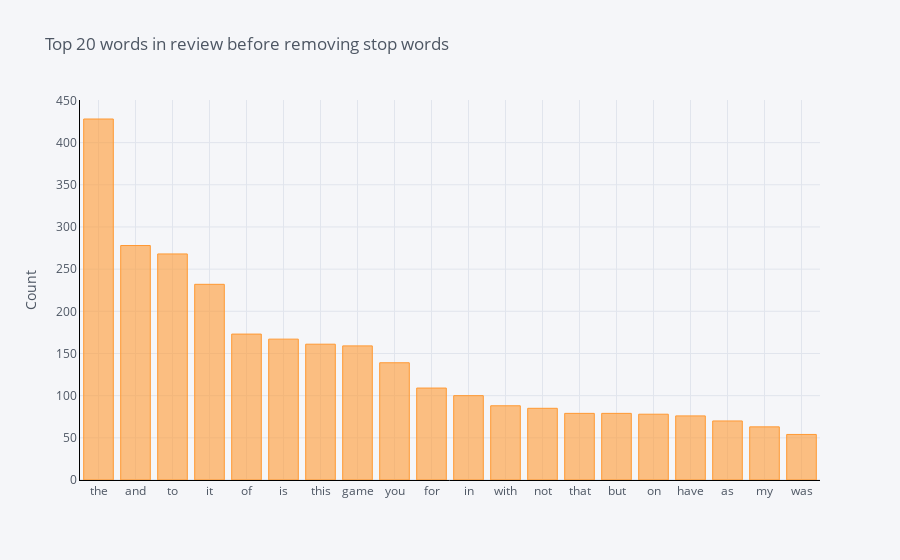

Source (notebook cell):
### Code cell
#The distribution of top unigrams before removing stop words

def get_top_n_words(corpus, n=None):
    vec = CountVectorizer().fit(corpus)
    bag_of_words = vec.transform(corpus)
    sum_words = bag_of_words.sum(axis=0) 
    words_freq = [(word, sum_words[0, idx]) for word, idx in vec.vocabulary_.items()]
    words_freq =sorted(words_freq, key = lambda x: x[1], reverse=True)
    return words_freq[:n]

common_words = get_top_n_words(Corpus['reviewText'], 20)
# for word, freq in common_words:
#     print(word, freq)
    
df1 = pd.DataFrame(common_words, columns = ['reviewText' , 'count'])
df1.groupby('reviewText').sum()['count'].sort_values(ascending=False).iplot(
    kind='bar', yTitle='Count', linecolor='black', title='Top 20 words in review before removing stop words')

### Figure 1 — Plotly figure (JSON) as saved in the notebook; plotly's stock layout.template omitted (floating-point values rounded to 4 significant figures)
{"data": [{"marker": {"color": "rgba(255, 153, 51, 0.6)", "line": {"color": "rgba(255, 153, 51, 1.0)", "width": 1}}, "name": "count", "orientation": "v", "text": "", "type": "bar", "x": ["the", "and", "to", "it", "of", "is", "this", "game", "you", "for", "in", "with", "not", "that", "but", "on", "have", "as", "my", "was"], "y": [428, 278, 268, 232, 173, 167, 161, 159, 139, 109, 100, 88, 85, 79, 79, 78, 76, 70, 63, 54]}], "layout": {"legend": {"bgcolor": "#F5F6F9", "font": {"color": "#4D5663"}}, "paper_bgcolor": "#F5F6F9", "plot_bgcolor": "#F5F6F9", "title": {"font": {"color": "#4D5663"}, "text": "Top 20 words in review before removing stop words"}, "xaxis": {"gridcolor": "#E1E5ED", "linecolor": "black", "showgrid": true, "tickfont": {"color": "#4D5663"}, "title": {"font": {"color": "#4D5663"}, "text": ""}, "zerolinecolor": "#E1E5ED"}, "yaxis": {"gridcolor": "#E1E5ED", "linecolor": "black", "showgrid": true, "tickfont": {"color": "#4D5663"}, "title": {"font": {"color": "#4D5663"}, "text": "Count"}, "zerolinecolor": "#E1E5ED"}}}
